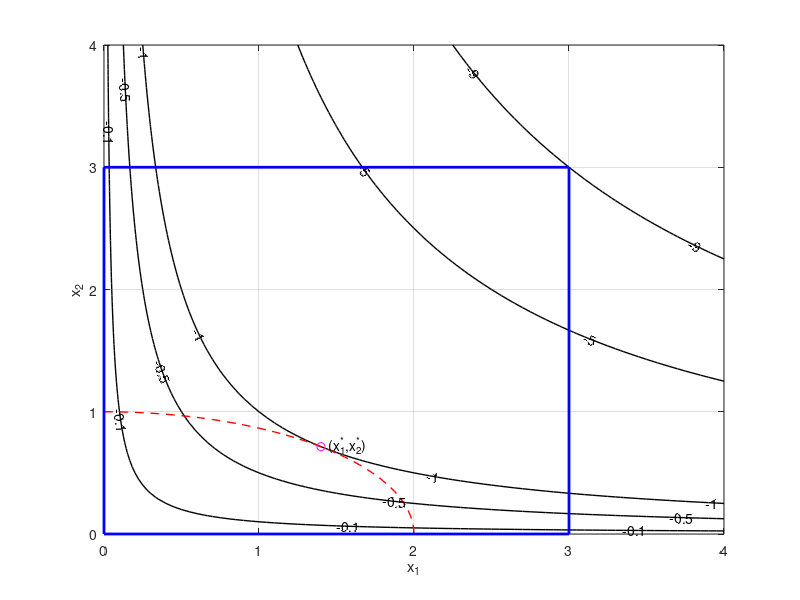

MATLAB code to generate this figure:
% Unconstrained Optimization%  
%	Dr. P.Venkataraman
%
%	section 4.3.2, Figure 4.7
% additional graphics using plotedit command

x1=0:.05:4;	
x2=0:0.05:4;
[X1 X2]=meshgrid(x1,x2); % X,Y are matrices

fval=-X1.*X2;	% could have used an m-file
h1val= 0.25*X1.*X1 +X2.*X2 -1;
[c1,h1]= contour(x1,x2,fval,[-9 -5 -1 -0.5 -0.1 ],'k');
% draws the specified contours
% and establishes handles to set properties of plot               
set(h1,'LineWidth',1);
hold on
[c2,h2]= contour(x1,x2,h1val,[0 0],'r--');
set(h2,'LineWidth',1);

axis([0 4 0 4]);
clabel(c1);	% labels contours
xlabel('x_1');
ylabel('x_2');

% draw the design space
line([0 3],[0 0],'Color','b', ...
      'LineWidth',2);
line([3 3],[0 3],'Color','b', ...
      'LineWidth',2);
line([3 0],[3 3],'Color','b', ...
      'LineWidth',2);
line([0 0],[3 0],'Color','b', ...
      'LineWidth',2);

% solution

plot(1.4,0.7143,'mo')
text(1.45,0.73,'(x_1^*,x_2^*)')

hold off
grid

